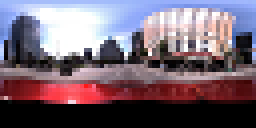
//> input picture benchmarks/benchmarks-opencl/Optical_Flow/inputfile/000000122_test.png, 64 x 32 px (shown 4 times larger)
$ ./Source inputfile/000000122_test.png inputfile/000000132_test.png   (built with g++ and OpenCV 4)
//> lines starting //> are read from the running program, lines starting //| are printed output that depends on the picture
#include "stdio.h"
#include "stdlib.h"
#include <time.h>
#include <omp.h>
#include <vector>
#include <iostream>
#include <opencv2/core/core.hpp>
#include <opencv2/highgui/highgui.hpp>
#include <opencv2/imgproc/imgproc.hpp>
#include "CL/cl.h"
#include <CL/cl_platform.h>
#include "CL/opencl.h"
#include "CLUtil.hpp"
#include "string.h"
int convertToString(const char *filename, std::string& s)
{
	size_t size;
	char*  str;
	std::fstream f(filename, (std::fstream::in | std::fstream::binary));

	if(f.is_open())
	{
		size_t fileSize;
		f.seekg(0, std::fstream::end);
		size = fileSize = (size_t)f.tellg();
		f.seekg(0, std::fstream::beg);
		str = new char[size+1];
		if(!str)
		{
			f.close();
			return 0;
		}

		f.read(str, fileSize);
		f.close();
		str[size] = '\0';
		s = str;
		delete[] str;
		return 0;
	}
	return -1;
}
using namespace appsdk;

void smoothX(int *in, int *out, int w, int h){
	for (int i = 0; i < h*w; i++){
		int x = i % w;
		int y = i / w;

		if (x >= w || y >= h)
			return;

		int idx = y*w;

		int a = x - 2;
		int b = x - 1;
		int c = x;
		int d = x + 1;
		int e = x + 2;

		if (a < 0) a = 0;
		if (b < 0) b = 0;
		if (d >= w) d = w - 1;
		if (e >= w) e = w - 1;

		out[y*w + x] = 0.0625f*in[idx + a] + 0.25f*in[idx + b] + 0.375f*in[idx + c] + 0.25f*in[idx + d] + 0.0625f*in[idx + e];
	}
}
void smoothY(int *in, int *out, int w, int h){
	for (int i = 0; i < h*w; i++){
		int x = i % w;
		int y = i / w;

		if (x >= w || y >= h)
			return;

		int a = y - 2;
		int b = y - 1;
		int c = y;
		int d = y + 1;
		int e = y + 2;

		if (a < 0) a = 0;
		if (b < 0) b = 0;
		if (d >= h) d = h - 1;
		if (e >= h) e = h - 1;

		out[y*w + x] = 0.0625f*in[a*w + x] + 0.25f*in[b*w + x] + 0.375f*in[c*w + x] + 0.25f*in[d*w + x] + 0.0625f*in[e*w + x];
	}
}
void pyrDownsample(int *in, int w, int h, int *out, int nw, int nh){
	for (int i = 0; i < h*w; i++){
		int x2 = i % w;
		int y2 = i / w;


		if ((x2 < nw) && (y2 < nh)) {
			int x = x2 * 2;
			int y = y2 * 2;
			int x_1 = x - 1;
			int y_1 = y - 1;
			int x_2 = x + 1;
			int y_2 = y + 1;

			if (x_1 < 0) x_1 = 0;
			if (y_1 < 0) y_1 = 0;
			if (x_2 >= w) x_2 = w - 1;
			if (y_2 >= h) y_2 = h - 1;

			out[y2*nw + x2] = 0.25f*in[y*w + x] + 0.125f*(in[y*w + x_1] + in[y*w + x_2] + in[y_1*w + x] + in[y_2*w + x]) +
				0.0625f*(in[y_1*w + x_1] + in[y_2*w + x_1] + in[y_1*w + x_2] + in[y_2*w + x_2]);
		}
	}

}

int main(int argc, char *argv[]){

	cv::Mat img1 = cv::imread(argv[1]);
//> img1 is the input picture: 32 rows x 64 cols, CV_8UC3; mean B, G, R 112.9, 99.8, 117.2
	cv::Mat img2 = cv::imread(argv[2]);
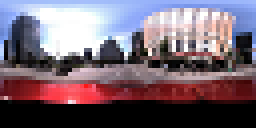
//> input picture benchmarks/benchmarks-opencl/Optical_Flow/inputfile/000000132_test.png, 64 x 32 px (shown 4 times larger)
//> img2 is the input picture: 32 rows x 64 cols, CV_8UC3; mean B, G, R 112.3, 100, 117
//	cv::Mat img1 = cv::imread("000000122_test.png");
//	cv::Mat img2 = cv::imread("000000132_test.png");


	if (!img1.data || !img2.data) {
		printf("Error loading images\n");
		//system("pause");
		return 1;
	}

	cv::Mat gray1;
	cv::Mat gray2;
	cv::cvtColor(img1, gray1, CV_BGR2GRAY);
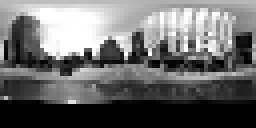
//> gray1: 32 rows x 64 cols, CV_8UC1 (shown 4 times larger); min 0, max 255, mean 106.5
	cv::cvtColor(img2, gray2, CV_BGR2GRAY);
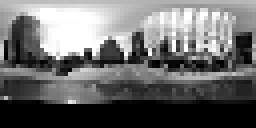
//> gray2: 32 rows x 64 cols, CV_8UC1 (shown 4 times larger); min 0, max 255, mean 106.5

	cv::cvtColor(gray1, img2, CV_GRAY2BGR);

	int h1 = gray1.rows, h2 = gray2.rows;
//> h1 = 32; h2 = 32
	int	w1 = gray1.cols, w2 = gray2.cols;
//> w1 = 64; w2 = 64
	int c1 = gray1.elemSize(), c2 = gray2.elemSize();
//> c1 = 1; c2 = 1

	printf("gray1: h = %d ; w = %d ; channel = %d \n", h1, w1, c1);
//| gray1: h = 32 ; w = 64 ; channel = 1
	printf("gray2: h = %d ; w = %d ; channel = %d \n", h2, w2, c2);
//| gray2: h = 32 ; w = 64 ; channel = 1

	//w,h,local_window,pyr_w,pyr_h,scale,now_level,iniGause
	int  var[8] = { w1, h1, 6, 0, 0, 0, 0, 1 };
//> var = [64, 32, 6, 0, 0, 0, 0, 1]
	int  pryh[3] = { h1, h1 / 2, h1 / 4 }, pryw[3] = { w1, w1 / 2, w1 / 4 };
//> pryh = [32, 16, 8]
	float scaling[8] = { 1, 0.5f, 0.25f, 0.125f, 0.0625f, 0.03125f, 0.015625f, 0.0078125f};

	int ** imagei1 = new int*[3];
	int ** imagei2 = new int*[3];
	for (int i = 0; i < 3; i++){
		imagei1[i] = new int[pryh[i] * pryw[i]];
		imagei2[i] = new int[pryh[i] * pryw[i]];
	}

	for (int j = 0; j < h1; j++)
	for (int i = 0; i < w1; i++){
		imagei1[0][j*w1 + i] = gray1.at<uchar>(j, i);
		imagei2[0][j*w1 + i] = gray2.at<uchar>(j, i);
	}

	// build pryamid
	for (int level = 0; level < 2; level++){

		int *imageox1, *imageox2;
		int *imageoy1, *imageoy2;
		imageox1 = new int[pryw[level] * pryh[level]];
		imageox2 = new int[pryw[level] * pryh[level]];
		imageoy1 = new int[pryw[level] * pryh[level]];
		imageoy2 = new int[pryw[level] * pryh[level]];

		smoothX(imagei1[level], imageox1, pryw[level], pryh[level]);
		smoothX(imagei2[level], imageox2, pryw[level], pryh[level]);
		smoothY(imageox1, imageoy1, pryw[level], pryh[level]);
		smoothY(imageox2, imageoy2, pryw[level], pryh[level]);


		pyrDownsample(imageoy1, pryw[level], pryh[level], imagei1[level + 1], pryw[level + 1], pryh[level + 1]);
		pyrDownsample(imageoy2, pryw[level], pryh[level], imagei2[level + 1], pryw[level + 1], pryh[level + 1]);

		delete[]  imageox1;
		delete[]  imageox2;
		delete[]  imageoy1;
		delete[]  imageoy2;
	}

	float *Vx = new float[pryw[0] * pryh[0]],
		*Vy = new float[pryw[0] * pryh[0]];
	int	*state = new int[pryw[0] * pryh[0]];

	for (int i = 0; i < pryw[0] * pryh[0]; i++){
		Vx[i] = 0;
		Vy[i] = 0;
		state[i] = 1;
	}


	//-------------------------------------------------------------------------------------------------------------
//> (the run ends here: the program needs code that is not available in this run, at `cl_platform_id Pid;`)
